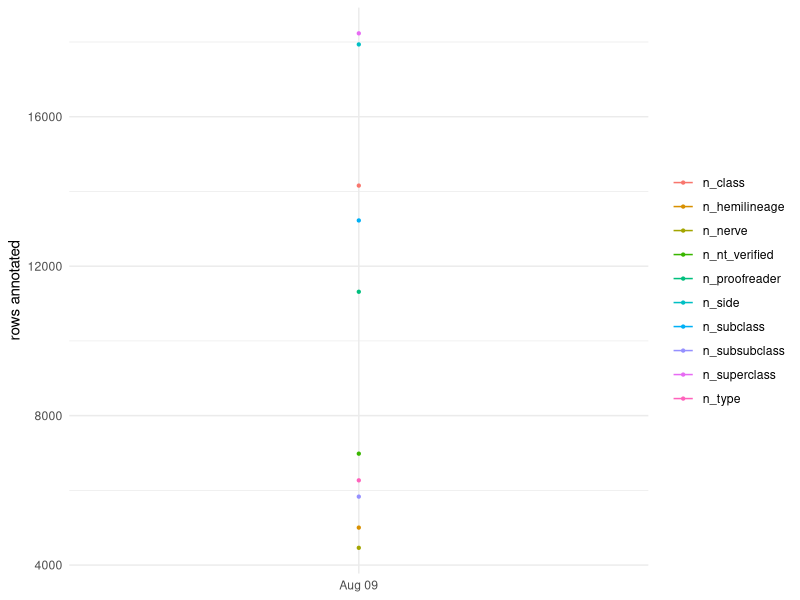
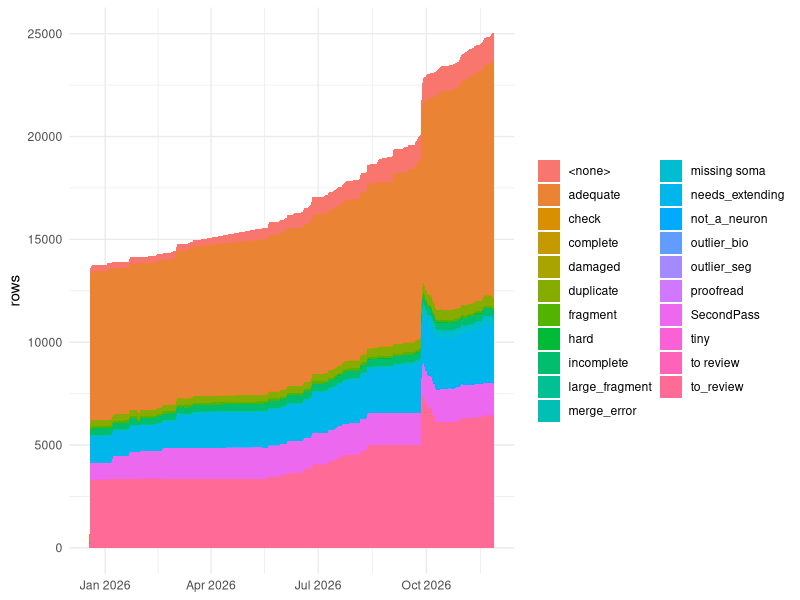

Write the R code that produced these figures, in order.
## ---- chunk 1
knitr::opts_chunk$set(echo = FALSE, message = FALSE, warning = FALSE,
                      fig.width = 9, fig.height = 4)
library(dplyr)
library(tidyr)
library(ggplot2)
library(readr)

history  <- read_csv("../metrics/annotation_history.csv", show_col_types = FALSE) |>
  mutate(date = as.Date(date)) |> arrange(date)
by_class <- read_csv("../metrics/by_superclass_history.csv", show_col_types = FALSE) |>
  mutate(date = as.Date(date))
by_status <- read_csv("../metrics/by_status_history.csv", show_col_types = FALSE) |>
  mutate(date = as.Date(date))
latest   <- tail(history, 1)
prev     <- if (nrow(history) >= 2) history[nrow(history) - 1, ] else NULL

val   <- function(f) as.numeric(latest[[f]])
delta <- function(f) {
  if (is.null(prev) || is.na(prev[[f]]) || is.na(latest[[f]])) return("")
  d <- latest[[f]] - prev[[f]]
  if (d == 0) "–" else sprintf("%+d", d)
}
## ---- chunk 2
n_rows <- val("n_rows")
tibble::tribble(
  ~Field,          ~field,
  "side",          "n_side",
  "superclass",    "n_superclass",
  "class",         "n_class",
  "subclass",      "n_subclass",
  "subsubclass",   "n_subsubclass",
  "type",          "n_type",
  "hemilineage",   "n_hemilineage",
  "nerve",         "n_nerve",
  "neurotransmitter (verified)", "n_nt_verified",
  "proofreader",   "n_proofreader",
  "annotator",     "n_annotator"
) |>
  filter(field %in% names(latest)) |>
  mutate(Annotated = vapply(field, val, numeric(1)),
         `% of rows` = round(100 * Annotated / n_rows, 1),
         `Δ` = vapply(field, delta, character(1))) |>
  select(Field, Annotated, `% of rows`, `Δ`) |>
  knitr::kable()
## ---- chunk 3
history |>
  select(date, starts_with("n_"), -n_rows) |>
  pivot_longer(-date, names_to = "field", values_to = "value") |>
  ggplot(aes(date, value, colour = field)) +
  geom_line() + geom_point(size = 0.8) +
  labs(x = NULL, y = "rows annotated", colour = NULL) +
  theme_minimal(base_size = 11)
## ---- chunk 4
by_status |>
  filter(date == max(date)) |>
  arrange(desc(n)) |>
  select(status, n) |>
  knitr::kable()
## ---- chunk 5
by_status |>
  ggplot(aes(date, n, fill = status)) +
  geom_area() +
  labs(x = NULL, y = "rows", fill = NULL) +
  theme_minimal(base_size = 11)
## ---- chunk 6
by_class |>
  filter(date == max(date)) |>
  arrange(desc(n)) |>
  select(superclass, n) |>
  knitr::kable()
## ---- chunk 7
by_class |>
  ggplot(aes(date, n, fill = superclass)) +
  geom_area() +
  labs(x = NULL, y = "rows", fill = NULL) +
  theme_minimal(base_size = 11)
